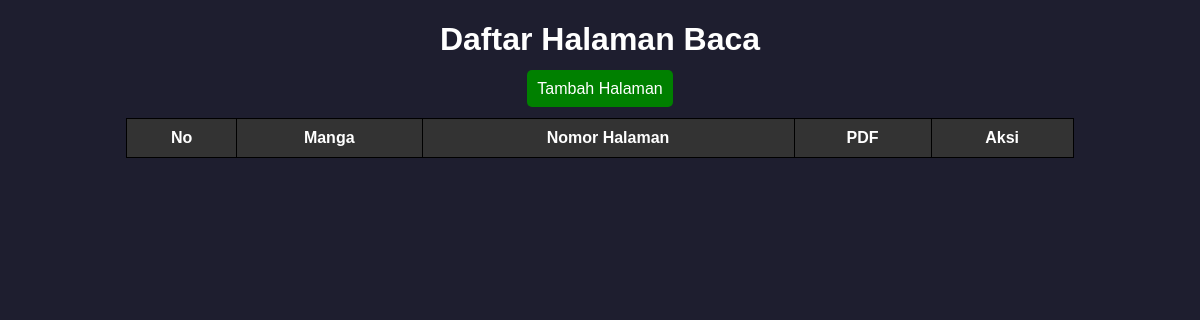
/testnav.php, run on an earlier commit of the app's database.
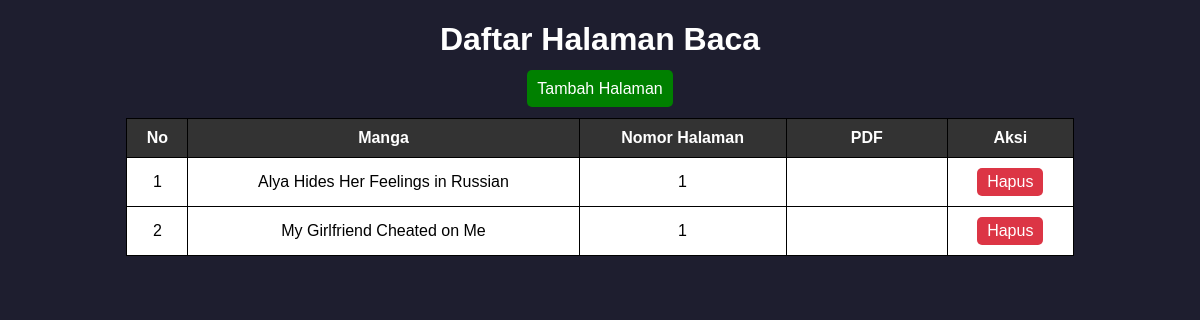
And on a later commit of the database.
### tables this page shows
CREATE TABLE `manga_pages` (
  `id` int(11) NOT NULL,
  `manga_id` int(11) DEFAULT NULL,
  `page_number` int(11) DEFAULT NULL,
  `pdf_url` varchar(255) NOT NULL
);

CREATE TABLE `manga` (
  `id` int(11) NOT NULL,
  `title` varchar(255) DEFAULT NULL,
  `image` varchar(255) DEFAULT NULL,
  `price` int(11) DEFAULT NULL,
  `description` text DEFAULT NULL
);

### testnav.php (the view, shortened to what this page needs)
<?php
include '../koneksi/config.php';
$sql = "SELECT manga_pages.*, manga.title FROM manga_pages
        JOIN manga ON manga_pages.manga_id = manga.id
        ORDER BY manga_pages.manga_id, manga_pages.page_number";
$result = $conn->query($sql);
?>
<!DOCTYPE html>
<html lang="id">
<head>
</head>
<body>
    <h1>Daftar Halaman Baca</h1>
    <a href="add_read.php" style="background: green; padding: 10px; color: white; border-radius: 5px;">Tambah Halaman</a>
    <table>
        <tr>
            <th>No</th>
            <th>Manga</th>
            <th>Nomor Halaman</th>
            <th>PDF</th>
            <th>Aksi</th>
        </tr>
        <?php
        $no = 1;
        while ($row = $result->fetch_assoc()) { ?>
        <tr>
            <td><?php echo $no++; ?></td>
            <td><?php echo $row['title']; ?></td>
            <td><?php echo $row['page_number']; ?></td>
            <td><a href="<?php echo $row['pdf_url']; ?>" target="_blank">Lihat PDF</a></td>
            <td>
                <a href="delete_read.php?id=<?php echo $row['id']; ?>" onclick="return confirm('Yakin ingin menghapus halaman ini?');" class="delete-btn">Hapus</a>
            </td>
        </tr>
        <?php } ?>
    </table>
</body>
</html>

What changed in the data, as far as the page shows it:
added manga_pages: manga.title "Alya Hides Her Feelings in Russian", page_number "1"
added manga_pages: manga.title "My Girlfriend Cheated on Me", page_number "1"
